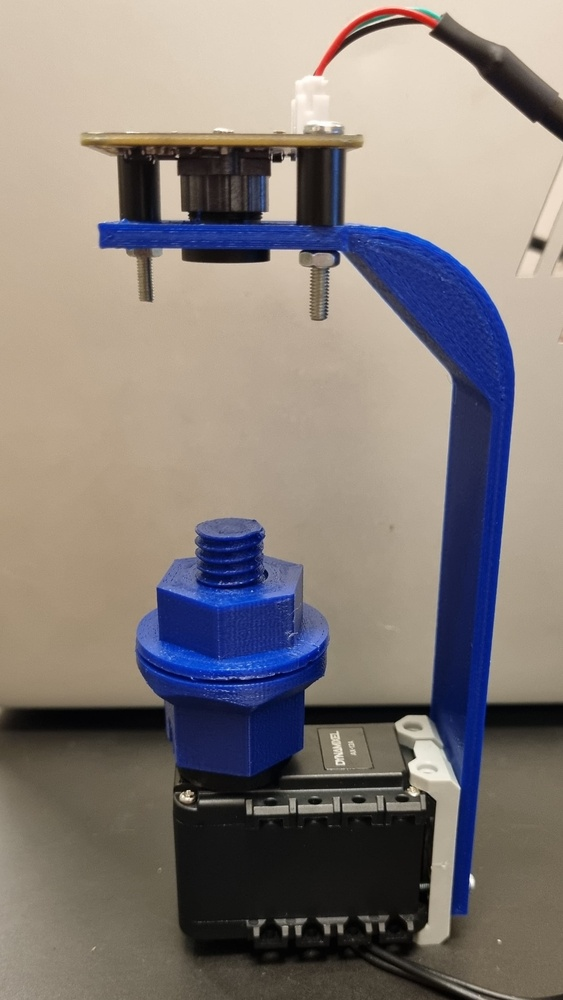
#> input picture Report/Images/Image_setup_datacollection.jpeg, 563 x 1000 px, shrunk from 1816 x 3228 before the run; its folder holds only this picture in this run
$ python -i angle_detection_class.py   (imports and definitions only)
#> lines starting #> are read from the running program, lines starting #| are printed output that depends on the picture; after the words box and inside, x2 and y2 are one past the last pixel; in counts of white or black regions, pixels touching at a corner belong together
#> further down, picture is the input picture: shape (1000, 563, 3); mean B, G, R 121.1, 125.1, 133.1
"""
@file hough_lines.py
@brief This program demonstrates line finding with the Hough transform
"""
import sys
import math
import cv2 as cv
import numpy as np
import itertools
import os

class angle_detection:

    # [18 lines left out: functions line_equation, angle_between_lines, not called in this run]

    def distance_btw_points(self,p):
        return math.sqrt(pow(p[0]-p[2],2)+pow(p[1]-p[3],2))

    # [21 lines left out: functions detect_lines_below, detect_longest_line, not called in this run]

    def is_point_inside_circle(self,lines, center, radius):
        # Calculate the distance between the point and the center of the circle
        inside_lines=[]
        if lines is not None:
            for i in range(0, len(lines)):
                l = lines[i][0]
                distance1 = np.sqrt((l[0] - center[0])**2 + (l[1] - center[1])**2)
                distance2 = np.sqrt((l[2] - center[0])**2 + (l[3] - center[1])**2)
                if distance1<distance2:
                    distance1=distance2
                if distance1 <= radius:
                    inside_lines.append(l)

        # Check if the distance is less than or equal to the radius
        return inside_lines

    # [136 lines left out: functions detect_angle_nut, detect_angle_bolt, not called in this run]

    def detect_angle_screw(self,src,showProcess=False):
#> called with showProcess = False
        height, width = src.shape[:2]
#> height = 1000; width = 563
        centerX, centerY = (width // 2, height // 2)
#> centerX = 281; centerY = 500

        if src is None:
            print ('Error opening image!')
            return -1

        if showProcess:
            cv.imshow("Original_img", src)
            cv.waitKey(0)

        # Read the image
        img = src
        img_with_center = img.copy()

        lower_red = np.array([0, 0, 200], dtype = "uint8")
        upper_red= np.array([150, 150, 255], dtype = "uint8")
        mask = cv.inRange(img, lower_red, upper_red)
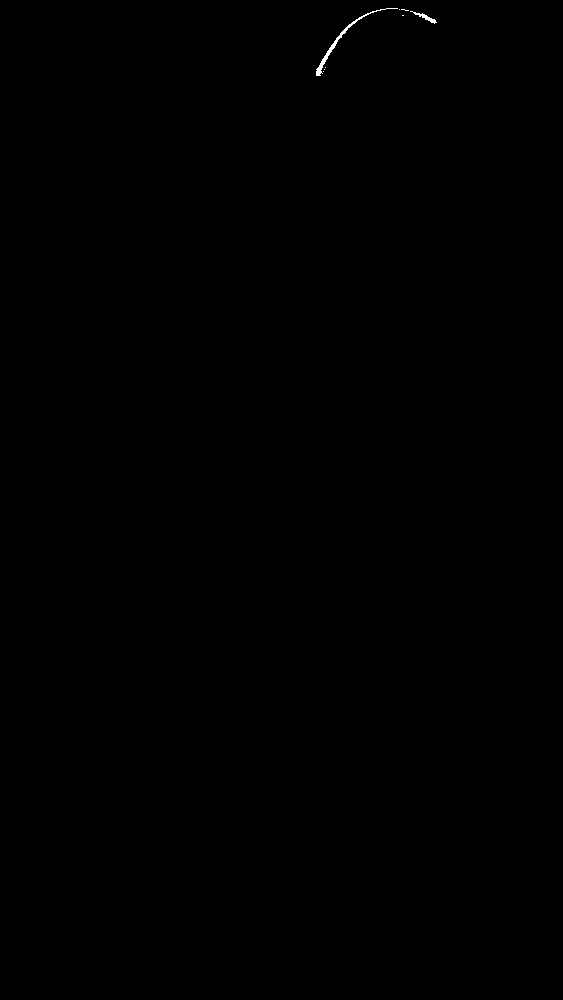
#> mask: shape (1000, 563); 0.07% white; 8 white regions (6 under 20 px), largest, box (x1, y1, x2, y2) and area: (316, 8, 398, 76) 299, (410, 11, 437, 24) 85
        detected_output = cv.bitwise_and(img, img, mask = mask)
        # Convert the image to grayscale
        gray = cv.cvtColor(detected_output, cv.COLOR_BGR2GRAY)

        # Threshold the image to make it black and white
        _, thresh = cv.threshold(gray, 128, 255, cv.THRESH_BINARY)
#> thresh: shape (1000, 563); 0.03% white in thin lines or dots, all inside (x1, y1, x2, y2) = (316, 8, 437, 76)
        if showProcess:
            cv.imshow('BW', thresh)
            cv.waitKey(0)

        # Extract coordinates of white pixels
        white_pixel_coordinates = np.column_stack(np.where(thresh > 250))
#> white_pixel_coordinates = 180 pairs, first value 8 to 75, second value 316 to 436
        #print(white_pixel_coordinates)

        # Calculate mean of coordinates to find the center
        center = np.mean(white_pixel_coordinates, axis=0).astype(int)
#> center = [29, 369]
        center=[center[1],center[0]]
#> center = [369, 29]
        # Draw a circle at the center on the original image
        cv.circle(img_with_center,center , 5, (0, 255, 0), -1)  # Draw a green circle
#> img_with_center: shape (1000, 563, 3); 0.01% of pixels changed, all inside (x1, y1, x2, y2) = (364, 24, 375, 35)
        if showProcess:
            cv.imshow('Image with Center', img_with_center)
            cv.waitKey(0)

        blur = cv.GaussianBlur(gray,(11,11),0)

        adaptive_thresh = cv.adaptiveThreshold(blur, 255, cv.ADAPTIVE_THRESH_MEAN_C, cv.THRESH_BINARY,11, 5)
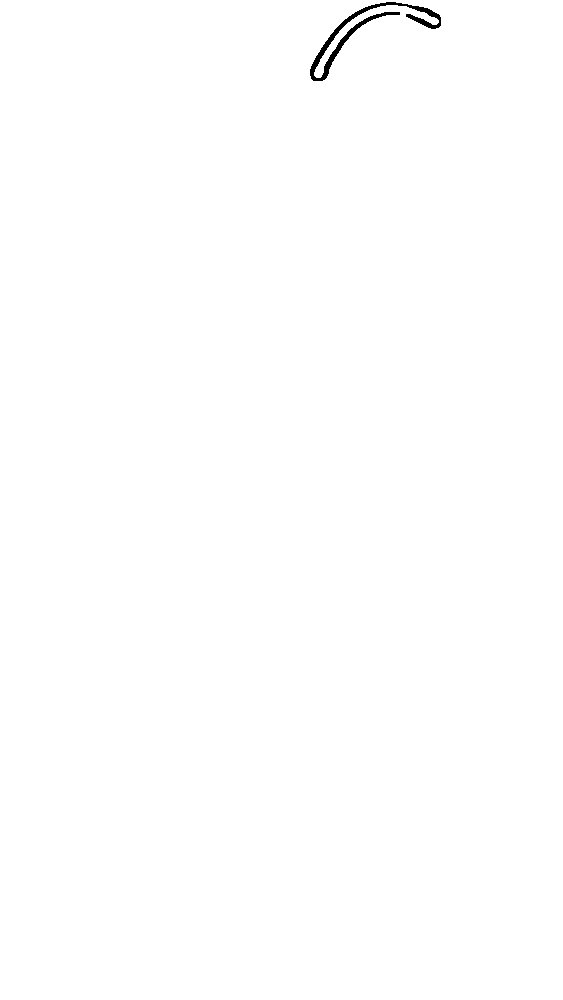
#> adaptive_thresh: shape (1000, 563); 99.8% white; 1 black region, box (x1, y1, x2, y2) and area: (310, 2, 441, 81) 1381
        _, trunc_thresh = cv.threshold(adaptive_thresh,150,155, cv.THRESH_TRUNC);

        ret2, otsu_thresh = cv.threshold(trunc_thresh,0,255,cv.THRESH_BINARY+cv.THRESH_OTSU)
#> ret2 = 0
        if showProcess:
            cv.imshow("Processed_img", otsu_thresh)
            cv.waitKey()

        canny_processing = cv.Canny(otsu_thresh, 30, 250, None, 3)
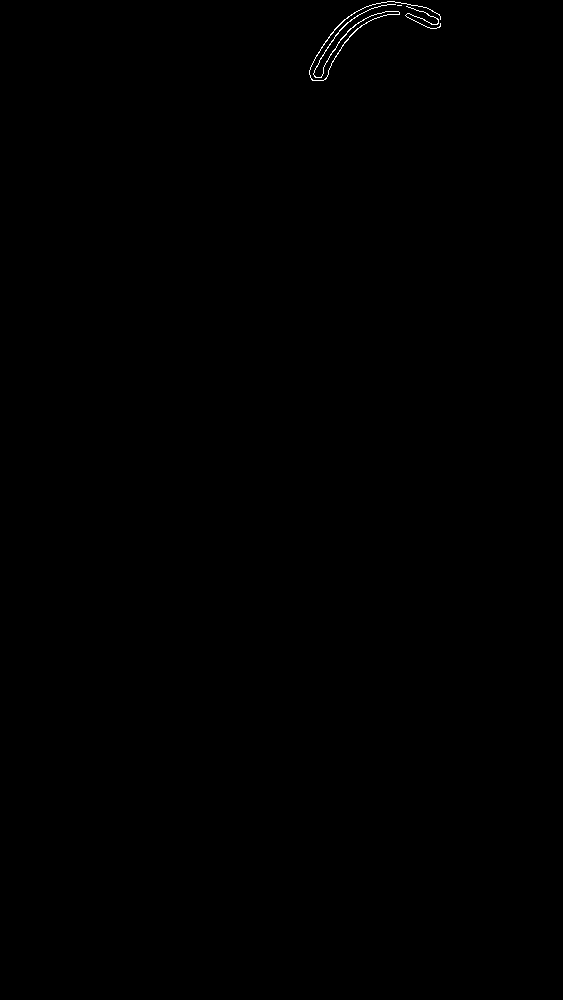
#> canny_processing: shape (1000, 563); 0.12% white in thin lines or dots, all inside (x1, y1, x2, y2) = (309, 1, 441, 81)

        # Copy edges to the images that will display the results in BGR
        canny_image = cv.cvtColor(canny_processing, cv.COLOR_GRAY2BGR)
        canny_lines_probabilistic = np.copy(canny_image)
        canny_line = np.copy(canny_image)

        linesP = cv.HoughLinesP(canny_processing, 1, np.pi / 180, 50, None, 50, 10)
#> linesP = None
        img_inside_lines = canny_lines_probabilistic.copy()

        if linesP is not None:
            for i in range(0, len(linesP)):
                l = linesP[i][0]
                cv.line(canny_lines_probabilistic, (l[0], l[1]), (l[2], l[3]), (0,0,255), 3, cv.LINE_AA)

        if showProcess:
            cv.imshow("Detected_lines", canny_lines_probabilistic)
            cv.waitKey()

        inside_points=self.is_point_inside_circle(linesP,center,120)
#> inside_points = []

        if inside_points==[]:
            return -1000

        contours_np_array = np.array(inside_points)

        # Reshape the array to add an additional dimension
        contours_3d = contours_np_array.reshape((-1, 1, 4))

        if contours_3d is not None:
            for i in range(0, len(contours_3d)):
                l = contours_3d[i][0]
                cv.line(img_inside_lines, (l[0], l[1]), (l[2], l[3]), (0,0,255), 3, cv.LINE_AA)

        if showProcess:
            cv.imshow("img_inside_lines", img_inside_lines)
            cv.waitKey()

        # Display the image with the detected center

        below_line=self.detect_lines_below(contours_3d)

        cv.line(canny_line, (below_line[0], below_line[1]), (below_line[2], below_line[3]), (0,0,255), 3, cv.LINE_AA)

        if showProcess:
            cv.imshow("Below_line", canny_line)
            cv.waitKey()


        m,b=self.line_equation(below_line[0],below_line[1],below_line[2],below_line[3])

        cv.destroyAllWindows()

        return self.angle_between_lines(0,m)

# [116 lines left out: functions read_images_from_folder, main, not called in this run]


# [2 lines not run here, left out]

>>> import cv2
>>> picture = cv2.imread('../Report/Images/Image_setup_datacollection.jpeg')
>>> result = angle_detection().detect_angle_screw(picture)
#> result = -1000
